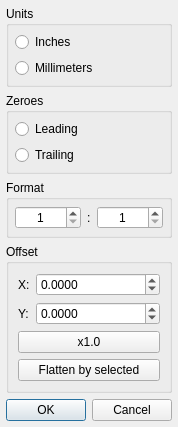
<?xml version="1.0" encoding="UTF-8"?>
<ui version="4.0">
 <class>ExcellonDialog</class>
 <widget class="QDialog" name="ExcellonDialog">
  <property name="geometry">
   <rect>
    <x>0</x>
    <y>0</y>
    <width>178</width>
    <height>422</height>
   </rect>
  </property>
  <property name="windowTitle">
   <string>Excellon Format</string>
  </property>
  <property name="modal">
   <bool>false</bool>
  </property>
  <layout class="QVBoxLayout" name="verticalLayout">
   <property name="leftMargin">
    <number>6</number>
   </property>
   <property name="topMargin">
    <number>6</number>
   </property>
   <property name="rightMargin">
    <number>6</number>
   </property>
   <property name="bottomMargin">
    <number>6</number>
   </property>
   <item>
    <widget class="QGroupBox" name="groupBox">
     <property name="title">
      <string>Units</string>
     </property>
     <layout class="QVBoxLayout" name="verticalLayout_3">
      <property name="leftMargin">
       <number>6</number>
      </property>
      <property name="topMargin">
       <number>6</number>
      </property>
      <property name="rightMargin">
       <number>6</number>
      </property>
      <property name="bottomMargin">
       <number>6</number>
      </property>
      <item>
       <widget class="QRadioButton" name="rbInches">
        <property name="text">
         <string>Inches</string>
        </property>
       </widget>
      </item>
      <item>
       <widget class="QRadioButton" name="rbMillimeters">
        <property name="text">
         <string>Millimeters</string>
        </property>
       </widget>
      </item>
     </layout>
    </widget>
   </item>
   <item>
    <widget class="QGroupBox" name="groupBox_3">
     <property name="title">
      <string>Zeroes</string>
     </property>
     <layout class="QVBoxLayout" name="verticalLayout_2">
      <property name="leftMargin">
       <number>6</number>
      </property>
      <property name="topMargin">
       <number>6</number>
      </property>
      <property name="rightMargin">
       <number>6</number>
      </property>
      <property name="bottomMargin">
       <number>6</number>
      </property>
      <item>
       <widget class="QRadioButton" name="rbLeading">
        <property name="text">
         <string>Leading</string>
        </property>
       </widget>
      </item>
      <item>
       <widget class="QRadioButton" name="rbTrailing">
        <property name="text">
         <string>Trailing</string>
        </property>
       </widget>
      </item>
     </layout>
    </widget>
   </item>
   <item>
    <widget class="QGroupBox" name="groupBox_2">
     <property name="title">
      <string>Format</string>
     </property>
     <layout class="QHBoxLayout" name="horizontalLayout" stretch="1,0,1">
      <property name="leftMargin">
       <number>6</number>
      </property>
      <property name="topMargin">
       <number>6</number>
      </property>
      <property name="rightMargin">
       <number>6</number>
      </property>
      <property name="bottomMargin">
       <number>6</number>
      </property>
      <item>
       <widget class="QSpinBox" name="sbxInteger">
        <property name="wrapping">
         <bool>false</bool>
        </property>
        <property name="alignment">
         <set>Qt::AlignCenter</set>
        </property>
        <property name="showGroupSeparator" stdset="0">
         <bool>false</bool>
        </property>
        <property name="minimum">
         <number>1</number>
        </property>
        <property name="maximum">
         <number>8</number>
        </property>
       </widget>
      </item>
      <item>
       <widget class="QLabel" name="label">
        <property name="text">
         <string>:</string>
        </property>
       </widget>
      </item>
      <item>
       <widget class="QSpinBox" name="sbxDecimal">
        <property name="alignment">
         <set>Qt::AlignCenter</set>
        </property>
        <property name="minimum">
         <number>1</number>
        </property>
        <property name="maximum">
         <number>8</number>
        </property>
       </widget>
      </item>
     </layout>
    </widget>
   </item>
   <item>
    <widget class="QGroupBox" name="groupBox_4">
     <property name="title">
      <string>Offset</string>
     </property>
     <layout class="QFormLayout" name="formLayout">
      <item row="0" column="0">
       <widget class="QLabel" name="label_2">
        <property name="text">
         <string>X:</string>
        </property>
       </widget>
      </item>
      <item row="0" column="1">
       <widget class="DoubleSpinBox" name="dsbxX">
        <property name="alignment">
         <set>Qt::AlignLeading|Qt::AlignLeft|Qt::AlignVCenter</set>
        </property>
        <property name="decimals">
         <number>4</number>
        </property>
        <property name="minimum">
         <double>-1000.000000000000000</double>
        </property>
        <property name="maximum">
         <double>1000.000000000000000</double>
        </property>
       </widget>
      </item>
      <item row="1" column="0">
       <widget class="QLabel" name="label_3">
        <property name="text">
         <string>Y:</string>
        </property>
       </widget>
      </item>
      <item row="1" column="1">
       <widget class="DoubleSpinBox" name="dsbxY">
        <property name="alignment">
         <set>Qt::AlignLeading|Qt::AlignLeft|Qt::AlignVCenter</set>
        </property>
        <property name="decimals">
         <number>4</number>
        </property>
        <property name="minimum">
         <double>-1000.000000000000000</double>
        </property>
        <property name="maximum">
         <double>1000.000000000000000</double>
        </property>
       </widget>
      </item>
      <item row="2" column="0" colspan="2">
       <widget class="QPushButton" name="pbStep">
        <property name="text">
         <string>x1.0</string>
        </property>
       </widget>
      </item>
      <item row="3" column="0" colspan="2">
       <widget class="QPushButton" name="pushButton">
        <property name="text">
         <string>Flatten by selected</string>
        </property>
       </widget>
      </item>
     </layout>
    </widget>
   </item>
   <item>
    <spacer name="verticalSpacer">
     <property name="orientation">
      <enum>Qt::Vertical</enum>
     </property>
     <property name="sizeHint" stdset="0">
      <size>
       <width>20</width>
       <height>0</height>
      </size>
     </property>
    </spacer>
   </item>
   <item>
    <widget class="QDialogButtonBox" name="buttonBox">
     <property name="orientation">
      <enum>Qt::Horizontal</enum>
     </property>
     <property name="standardButtons">
      <set>QDialogButtonBox::Cancel|QDialogButtonBox::Ok</set>
     </property>
    </widget>
   </item>
  </layout>
 </widget>
 <customwidgets>
  <customwidget>
   <class>DoubleSpinBox</class>
   <extends>QDoubleSpinBox</extends>
   <header>doublespinbox.h</header>
  </customwidget>
 </customwidgets>
 <resources/>
 <connections>
  <connection>
   <sender>buttonBox</sender>
   <signal>accepted()</signal>
   <receiver>ExcellonDialog</receiver>
   <slot>accept()</slot>
   <hints>
    <hint type="sourcelabel">
     <x>248</x>
     <y>254</y>
    </hint>
    <hint type="destinationlabel">
     <x>157</x>
     <y>274</y>
    </hint>
   </hints>
  </connection>
  <connection>
   <sender>buttonBox</sender>
   <signal>rejected()</signal>
   <receiver>ExcellonDialog</receiver>
   <slot>reject()</slot>
   <hints>
    <hint type="sourcelabel">
     <x>316</x>
     <y>260</y>
    </hint>
    <hint type="destinationlabel">
     <x>286</x>
     <y>274</y>
    </hint>
   </hints>
  </connection>
 </connections>
</ui>
